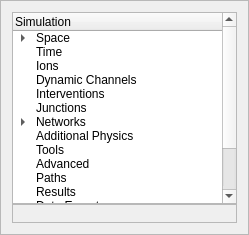
     <widget class="QFrame" name="sim_conf_tree_frame">
      <property name="sizePolicy">
       <sizepolicy hsizetype="MinimumExpanding" vsizetype="MinimumExpanding">
        <horstretch>0</horstretch>
        <verstretch>0</verstretch>
       </sizepolicy>
      </property>
      <property name="minimumSize">
       <size>
        <width>0</width>
        <height>0</height>
       </size>
      </property>
      <property name="frameShape">
       <enum>QFrame::StyledPanel</enum>
      </property>
      <property name="frameShadow">
       <enum>QFrame::Raised</enum>
      </property>
      <layout class="QVBoxLayout" name="verticalLayout_21">
       <property name="spacing">
        <number>0</number>
       </property>
       <item>
        <widget class="QBetseeSimConfTreeWidget" name="sim_conf_tree">
         <property name="sizePolicy">
          <sizepolicy hsizetype="Expanding" vsizetype="Expanding">
           <horstretch>1</horstretch>
           <verstretch>1</verstretch>
          </sizepolicy>
         </property>
         <property name="maximumSize">
          <size>
           <width>225</width>
           <height>16777215</height>
          </size>
         </property>
         <property name="rootIsDecorated">
          <bool>true</bool>
         </property>
         <property name="uniformRowHeights">
          <bool>false</bool>
         </property>
         <property name="itemsExpandable">
          <bool>true</bool>
         </property>
         <column>
          <property name="text">
           <string>Simulation</string>
          </property>
         </column>
         <item>
          <property name="text">
           <string>Space</string>
          </property>
          <property name="icon">
           <iconset>
            <normaloff>://icon/betsee/chemical.svg</normaloff>://icon/betsee/chemical.svg</iconset>
          </property>
          <item>
           <property name="text">
            <string>Tissue</string>
           </property>
           <property name="icon">
            <iconset>
             <normaloff>://icon/open_iconic/aperture.svg</normaloff>://icon/open_iconic/aperture.svg</iconset>
           </property>
          </item>
         </item>
         <item>
          <property name="text">
           <string>Time</string>
          </property>
          <property name="icon">
           <iconset>
            <normaloff>://icon/open_iconic/clock.svg</normaloff>://icon/open_iconic/clock.svg</iconset>
          </property>
         </item>
         <item>
          <property name="text">
           <string>Ions</string>
          </property>
          <property name="icon">
           <iconset>
            <normaloff>://icon/entypo+/sports-club.svg</normaloff>://icon/entypo+/sports-club.svg</iconset>
          </property>
         </item>
         <item>
          <property name="text">
           <string>Dynamic Channels</string>
          </property>
          <property name="icon">
           <iconset>
            <normaloff>://icon/open_iconic/bolt.svg</normaloff>://icon/open_iconic/bolt.svg</iconset>
          </property>
         </item>
         <item>
          <property name="text">
           <string>Interventions</string>
          </property>
          <property name="icon">
           <iconset>
            <normaloff>://icon/open_iconic/eyedropper.svg</normaloff>://icon/open_iconic/eyedropper.svg</iconset>
          </property>
         </item>
         <item>
          <property name="text">
           <string>Junctions</string>
          </property>
          <property name="icon">
           <iconset>
            <normaloff>://icon/open_iconic/share.svg</normaloff>://icon/open_iconic/share.svg</iconset>
          </property>
         </item>
         <item>
          <property name="text">
           <string>Networks</string>
          </property>
          <property name="icon">
           <iconset>
            <normaloff>://icon/betsee/dna.svg</normaloff>://icon/betsee/dna.svg</iconset>
          </property>
          <item>
           <property name="text">
            <string>Substances</string>
           </property>
          </item>
          <item>
           <property name="text">
            <string>Reactions</string>
           </property>
          </item>
          <item>
           <property name="text">
            <string>Transporters</string>
           </property>
          </item>
          <item>
           <property name="text">
            <string>Channels</string>
           </property>
          </item>
          <item>
           <property name="text">
            <string>Modulators</string>
           </property>
          </item>
         </item>
         <item>
          <property name="text">
           <string>Additional Physics</string>
          </property>
          <property name="icon">
           <iconset>
            <normaloff>://icon/betsee/planet.svg</normaloff>://icon/betsee/planet.svg</iconset>
          </property>
         </item>
         <item>
          <property name="text">
           <string>Tools</string>
          </property>
          <property name="icon">
           <iconset>
            <normaloff>://icon/open_iconic/wrench.svg</normaloff>://icon/open_iconic/wrench.svg</iconset>
          </property>
         </item>
         <item>
          <property name="text">
           <string>Advanced</string>
          </property>
          <property name="icon">
           <iconset>
            <normaloff>://icon/betsee/advanced.svg</normaloff>://icon/betsee/advanced.svg</iconset>
          </property>
         </item>
         <item>
          <property name="text">
           <string>Paths</string>
          </property>
          <property name="icon">
           <iconset resource="../qrc/betsee.qrc">
            <normaloff>:/icon/open_iconic/folder.svg</normaloff>:/icon/open_iconic/folder.svg</iconset>
          </property>
         </item>
         <item>
          <property name="text">
           <string>Results</string>
          </property>
          <property name="icon">
           <iconset>
            <normaloff>://icon/open_iconic/bars.svg</normaloff>://icon/open_iconic/bars.svg</iconset>
          </property>
         </item>
         <item>
          <property name="text">
           <string>Data Export</string>
          </property>
          <property name="icon">
           <iconset>
            <normaloff>://icon/open_iconic/list.svg</normaloff>://icon/open_iconic/list.svg</iconset>
          </property>
         </item>
         <item>
          <property name="text">
           <string>Line Plots</string>
          </property>
          <property name="icon">
           <iconset>
            <normaloff>://icon/betsee/lineplot.svg</normaloff>://icon/betsee/lineplot.svg</iconset>
          </property>
         </item>
         <item>
          <property name="text">
           <string>2D Plots</string>
          </property>
          <property name="icon">
           <iconset>
            <normaloff>://icon/open_iconic/image.svg</normaloff>://icon/open_iconic/image.svg</iconset>
          </property>
         </item>
         <item>
          <property name="text">
           <string>Animations</string>
          </property>
          <property name="icon">
           <iconset>
            <normaloff>://icon/open_iconic/movie.svg</normaloff>://icon/open_iconic/movie.svg</iconset>
          </property>
         </item>
        </widget>
       </item>
       <item>
        <widget class="QFrame" name="frame_3">
         <property name="frameShape">
          <enum>QFrame::StyledPanel</enum>
         </property>
         <property name="frameShadow">
          <enum>QFrame::Raised</enum>
         </property>
         <layout class="QVBoxLayout" name="verticalLayout_20">
          <property name="spacing">
           <number>0</number>
          </property>
          <property name="leftMargin">
           <number>0</number>
          </property>
          <property name="topMargin">
           <number>0</number>
          </property>
          <property name="rightMargin">
           <number>0</number>
          </property>
          <property name="bottomMargin">
           <number>0</number>
          </property>
          <item>
           <widget class="QToolBar" name="sim_conf_tree_toolbar">
            <property name="sizePolicy">
             <sizepolicy hsizetype="MinimumExpanding" vsizetype="Fixed">
              <horstretch>0</horstretch>
              <verstretch>0</verstretch>
             </sizepolicy>
            </property>
            <property name="iconSize">
             <size>
              <width>16</width>
              <height>16</height>
             </size>
            </property>
            <addaction name="action_sim_conf_tree_item_append"/>
            <addaction name="action_sim_conf_tree_item_remove"/>
           </widget>
          </item>
         </layout>
        </widget>
       </item>
      </layout>
     </widget>
